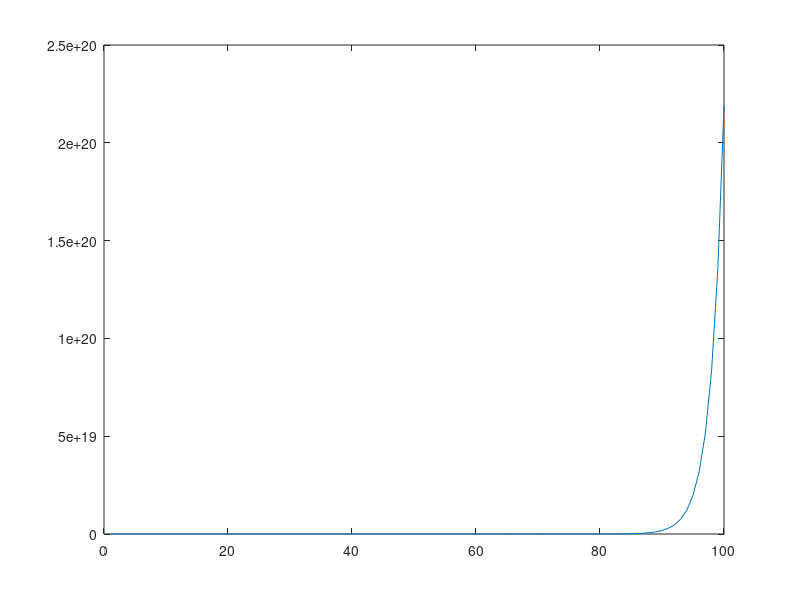

Write the MATLAB code that produced this figure.

clear variables
close all
f(1)=0;
f(2)=1;
tic;
for i = 3:100 
    f(i)=f(i-2)+f(i-1);
end
k=toc;
disp(['Czas bez deklaracji: ',num2str(k)])
plot(f);
